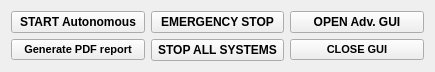
   <widget class="QWidget" name="layoutWidget">
    <property name="geometry">
     <rect>
      <x>50</x>
      <y>140</y>
      <width>435</width>
      <height>71</height>
     </rect>
    </property>
    <layout class="QGridLayout" name="gridLayout_15">
     <item row="0" column="0">
      <layout class="QHBoxLayout" name="horizontalLayout">
       <item>
        <widget class="QPushButton" name="pushButton_Start_Drilling">
         <property name="sizePolicy">
          <sizepolicy hsizetype="Minimum" vsizetype="Maximum">
           <horstretch>0</horstretch>
           <verstretch>0</verstretch>
          </sizepolicy>
         </property>
         <property name="font">
          <font>
           <pointsize>9</pointsize>
           <weight>75</weight>
           <bold>true</bold>
          </font>
         </property>
         <property name="text">
          <string>START Autonomous</string>
         </property>
        </widget>
       </item>
       <item>
        <widget class="QPushButton" name="pushButton_Stop_Drilling">
         <property name="sizePolicy">
          <sizepolicy hsizetype="Minimum" vsizetype="Maximum">
           <horstretch>0</horstretch>
           <verstretch>0</verstretch>
          </sizepolicy>
         </property>
         <property name="font">
          <font>
           <pointsize>9</pointsize>
           <weight>75</weight>
           <bold>true</bold>
          </font>
         </property>
         <property name="text">
          <string>EMERGENCY STOP</string>
         </property>
        </widget>
       </item>
       <item>
        <widget class="QPushButton" name="pushButton_Advanced_UI">
         <property name="sizePolicy">
          <sizepolicy hsizetype="Minimum" vsizetype="Maximum">
           <horstretch>0</horstretch>
           <verstretch>0</verstretch>
          </sizepolicy>
         </property>
         <property name="font">
          <font>
           <pointsize>9</pointsize>
           <weight>75</weight>
           <bold>true</bold>
          </font>
         </property>
         <property name="text">
          <string>OPEN Adv. GUI</string>
         </property>
        </widget>
       </item>
      </layout>
     </item>
     <item row="1" column="0">
      <layout class="QHBoxLayout" name="horizontalLayout_2">
       <item>
        <widget class="QPushButton" name="pushButton_Stop_Rotation_2">
         <property name="font">
          <font>
           <pointsize>8</pointsize>
           <weight>75</weight>
           <bold>true</bold>
          </font>
         </property>
         <property name="text">
          <string>Generate PDF report</string>
         </property>
        </widget>
       </item>
       <item>
        <widget class="QPushButton" name="pushButton_Stop_Drilling_2">
         <property name="sizePolicy">
          <sizepolicy hsizetype="Minimum" vsizetype="Maximum">
           <horstretch>0</horstretch>
           <verstretch>0</verstretch>
          </sizepolicy>
         </property>
         <property name="font">
          <font>
           <pointsize>9</pointsize>
           <weight>75</weight>
           <bold>true</bold>
          </font>
         </property>
         <property name="text">
          <string>STOP ALL SYSTEMS</string>
         </property>
        </widget>
       </item>
       <item>
        <widget class="QPushButton" name="pushButton">
         <property name="font">
          <font>
           <pointsize>8</pointsize>
           <weight>75</weight>
           <bold>true</bold>
          </font>
         </property>
         <property name="text">
          <string>CLOSE GUI</string>
         </property>
        </widget>
       </item>
      </layout>
     </item>
    </layout>
   </widget>
